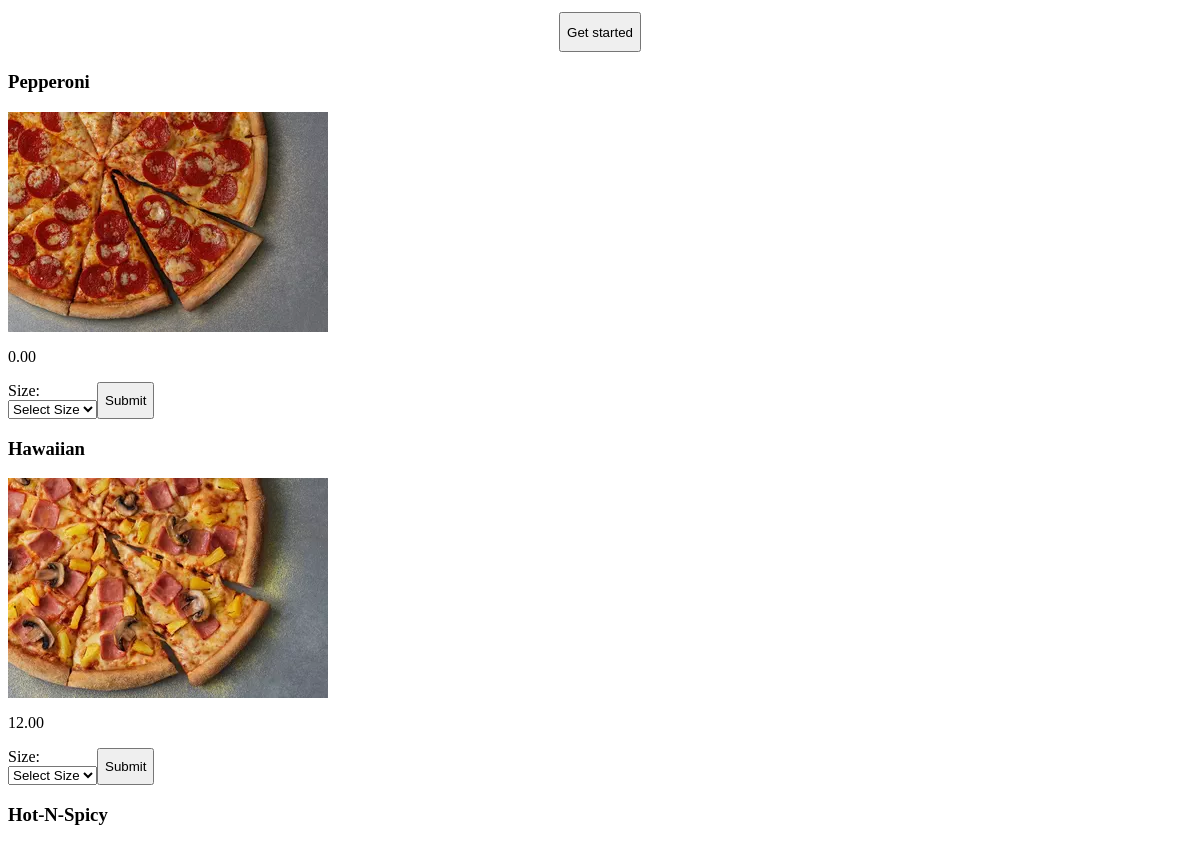
The page /pizzas (signed in, middle part) on the database as committed earlier.
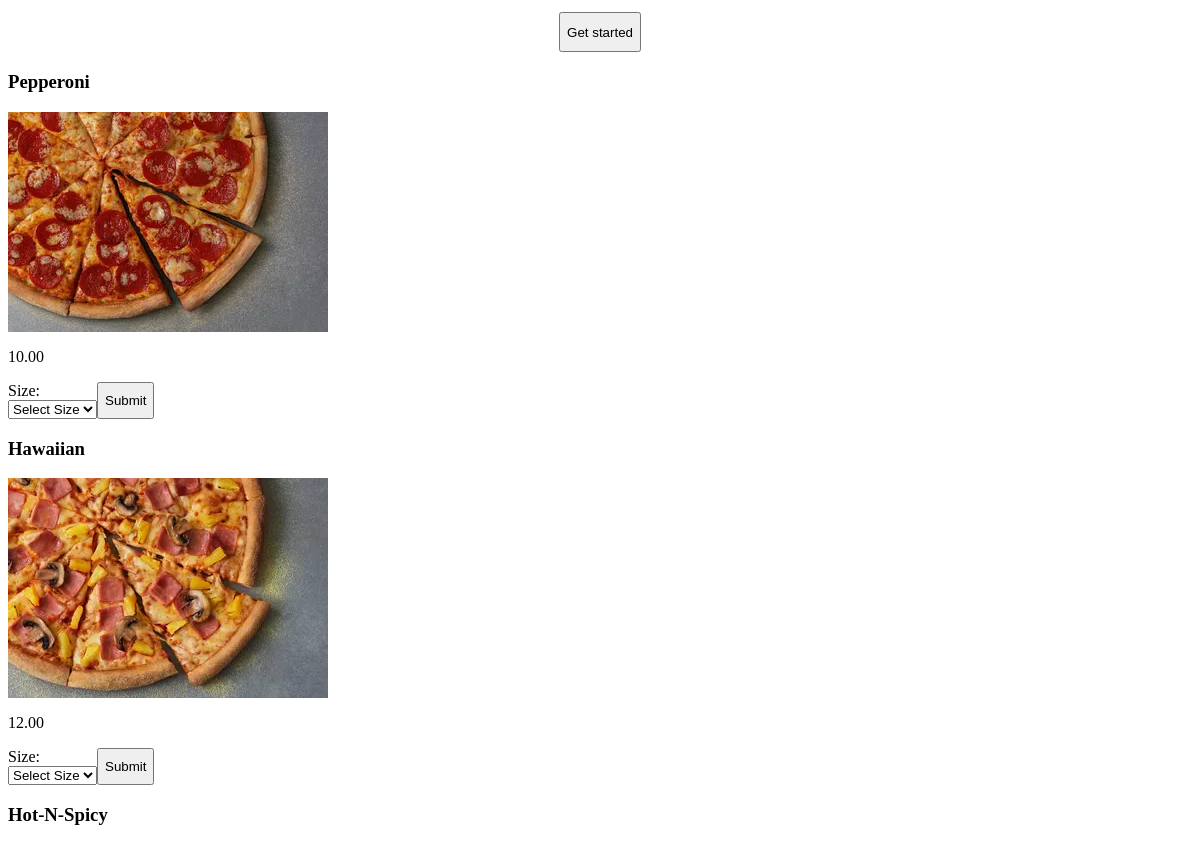
The same page on the database as committed later.
### templates/models.py (models this page shows, shortened)
class Pizza(models.Model):
  id = models.SmallAutoField(primary_key=True)
  name = models.CharField(max_length=30)
  image = models.ImageField(upload_to='images/', default='images/create-your-own.webp')
  price = models.DecimalField(max_digits=4, decimal_places=2, default=12)
  cheese = models.ForeignKey(Cheese, on_delete=models.SET_NULL, null=True, default=1)
  sauce = models.ForeignKey(Sauce, on_delete=models.SET_NULL, null=True, default=1)
  size = models.ForeignKey(Size, on_delete=models.SET_NULL, null=True, blank=True, default="2")
  crust = models.ForeignKey(Crust, on_delete=models.SET_NULL, null=True, default=1)
  toppings = models.ManyToManyField(Topping, blank=True)
  description = models.TextField(default="")

### templates/views.py (the view, shortened to what this page needs)
# urls.py: path('pizzas', views.all_pizzas, name='all_pizzas'),
@login_required
def all_pizzas(request):
  all_pizzas = Pizza.objects.order_by('id')[:6]
  form = PremadePizza()
  return render(request, 'all_pizzas.html', {'pizzas':all_pizzas, 'form':form})

### templates/forms.py
class PremadePizza(forms.Form):
  class Meta:
    model = Pizza
    fields = ["size"]
  size = forms.ModelChoiceField(queryset=Size.objects.all(), empty_label="Select Size", label="Pizza Size")
  pizza_id = forms.IntegerField(widget=forms.HiddenInput())

### templates/models.py (called while the page is built)
  def __str__(self):
    return self.name

### templates/templates/all_pizzas.html (shortened to what this page needs)
{% extends 'base.html' %}
{% load static %}
{% load sass_tags %}
{% block css %}
    <link href="{% sass_src '_all_pizzas.scss' %}" rel="stylesheet" type="text/css"/>
{% endblock %}
{% block content %}
<div class="body">
<div class="cards">
  <div>
     <div style="display: flex; flex-grow: 1; justify-content: center;">
    <a href="{% url 'create_pizza' %}" ><button style="height: 40px;">Get started</button></a>
    </div>
  </div>
  {% for pizza in pizzas %}
    <div>
    <h3>{{pizza.name}}</h3>
    <img src={{pizza.image}}>
    <p>{{pizza.price}}</p>
    <form action="{% url 'all_pizzas' %}" method="post">
     <div style="display: flex; width: auto;">
     <div style="padding: 0;">
     <label>Size:<br></label>
     {{form.size}}
     </div>
      <input type="submit"></div>
    </form>
    </div>
  {% endfor %}
</div>
</div>
{% endblock %}

Rows that differ between the two databases and show on the page:
changed Pizza "Pepperoni": price "0.00" → "10.00"
